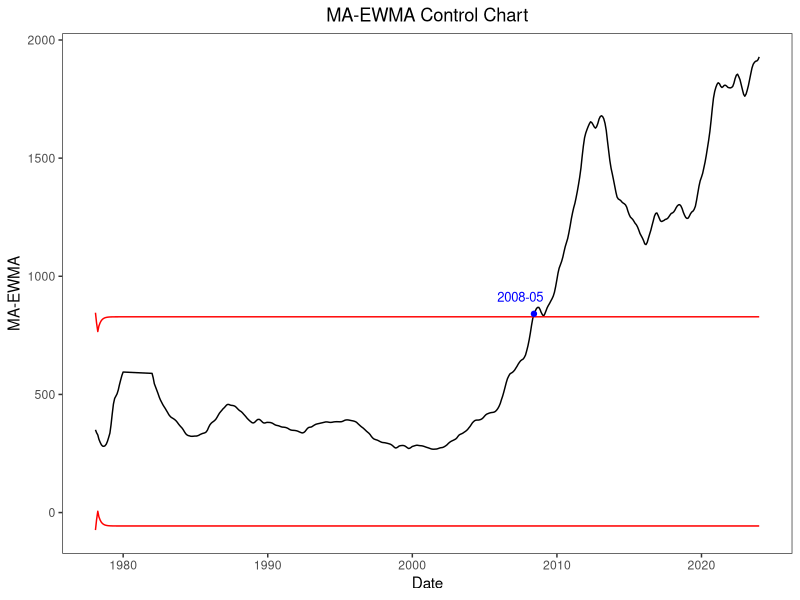

Recreate this plot in R.
library(readr)
library(ggplot2)

Golden <- read_csv("price.csv")
price <- Golden$price
Date <- as.Date(Golden$Date)

x <- price
mu <- mean(x[1:337])
sigma <- sd(x)
n <- length(x)

q=0.8
alpha=1
window=3
L=4.2856

wt=vj=c()
for(i in 1:n){ wt[i] = q^((i-1)^alpha)-q^(i^alpha) }
for(j in 1:n){
  if(j >= window){
    vj[j] = sum(wt[1:j]*wt[1:j])*(sigma^2) / window
  }
  else{
    vj[j] = sum(wt[1:j]*wt[1:j])*(sigma^2) / j 
  }
}

ma_ewma=ucl=lcl=y=c()
for(j in 1:n){
  zsum = sum(wt[1:j]*x[j:1]) + mu*(q^(j^alpha))
  y = c(y, zsum)
  if(j < window){
    ma = mean(y[1:j])
  }
  else{
    ma = mean(y[(j-window+1):j])
  }
  ma_ewma[j]=ma
  ucl[j]=mu+L*sqrt(vj[j])
  lcl[j]=mu-L*sqrt(vj[j])
}

exceed_indices <- which(ma_ewma > ucl)[1]
print(exceed_indices)

ma_ewma_df <- data.frame(Date = Date, MA_EWMA=ma_ewma, UCL = ucl, LCL = lcl)

ggplot(ma_ewma_df, aes(x = Date)) +
  geom_line(aes(y = MA_EWMA), color = "black") +
  geom_line(aes(y = UCL), color = "red", linetype = "solid") +
  geom_line(aes(y = LCL), color = "red", linetype = "solid") +
  labs(x = "Date", y = "MA-EWMA", title = "MA-EWMA Control Chart") +
  theme_bw() + 
  theme(panel.grid=element_blank()) +
  theme(plot.title = element_text(hjust = 0.5)) +
  geom_point(data = ma_ewma_df[exceed_indices, ], aes(x = Date, y = MA_EWMA), color = "blue", size = 1.5) +
  geom_text(data = ma_ewma_df[exceed_indices, ], aes(x=Date,y=MA_EWMA,label=format(Date,"%Y-%m")),vjust=-1.2,hjust=0.8,color="blue",size=3.3)
